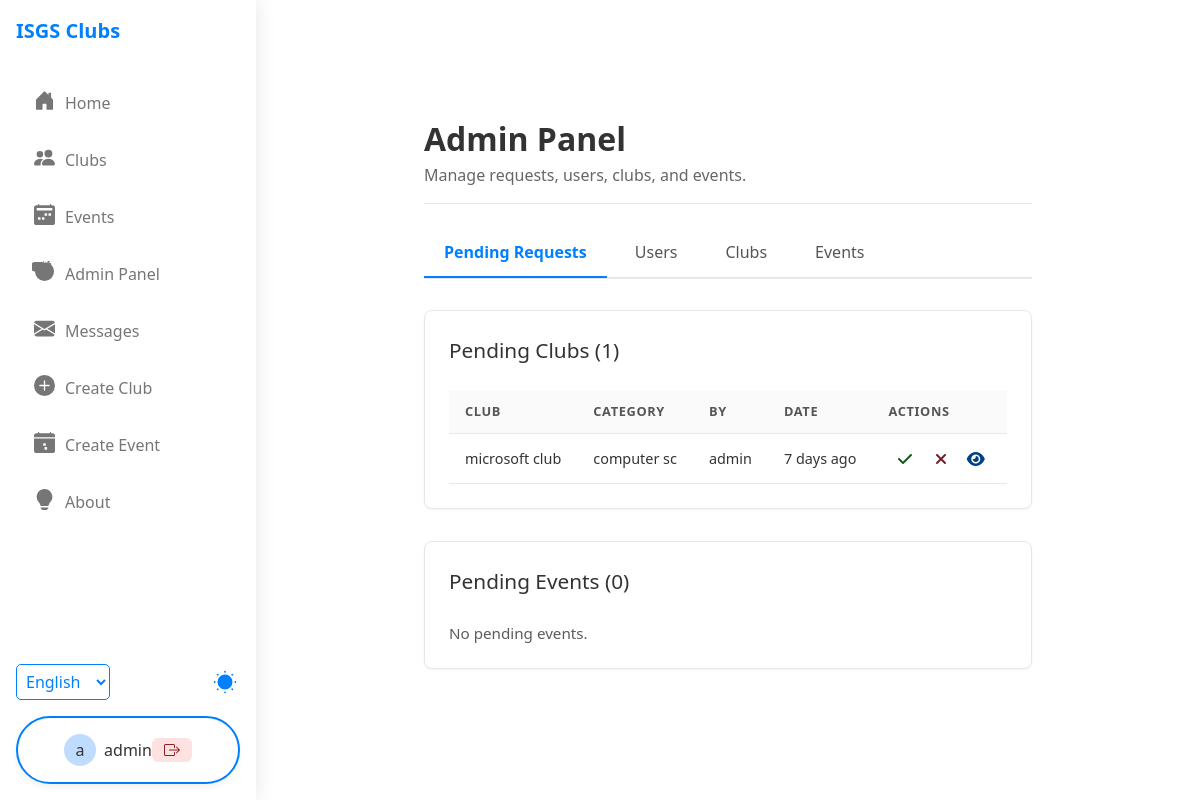
/admin.php (signed in), run on the app's committed database.
### tables this page shows
CREATE TABLE `clubs` (
  `id` int(11) NOT NULL,
  `name` varchar(100) NOT NULL,
  `description` text DEFAULT NULL,
  `category` varchar(50) NOT NULL,
  `meeting_schedule` varchar(100) DEFAULT NULL,
  `status` enum('pending','active','rejected') NOT NULL DEFAULT 'pending',
  `proposed_by_user_id` int(11) DEFAULT NULL COMMENT 'User ID who submitted the request',
  `created_at` timestamp NOT NULL DEFAULT current_timestamp()
);

CREATE TABLE `users` (
  `id` int(11) NOT NULL,
  `username` varchar(50) NOT NULL,
  `email` varchar(100) NOT NULL,
  `password` varchar(255) NOT NULL,
  `role` enum('student','club_leader','admin') NOT NULL DEFAULT 'student',
  `is_banned` tinyint(1) NOT NULL DEFAULT 0,
  `ban_reason` text DEFAULT NULL,
  `banned_until` datetime DEFAULT NULL COMMENT 'Null for permanent ban',
  `created_at` timestamp NOT NULL DEFAULT current_timestamp()
);

### admin.php (the view, shortened to what this page needs)
<?php
require_once 'config/database.php';
function format_time_ago($datetime, $full = false) { try { $now = new DateTime; $timestamp = strtotime($datetime); if ($timestamp === false) throw new Exception("Invalid datetime"); $ago = new DateTime('@'.$timestamp); $diff = $now->diff($ago); $string = ['y'=>'year','m'=>'month','d'=>'day','h'=>'hour','i'=>'minute','s'=>'second']; foreach ($string as $k=>&$v){if(property_exists($diff, $k)){if($diff->$k)$v=$diff->$k.' '.$v.($diff->$k>1?'s':'');else unset($string[$k]);}else unset($string[$k]);} if(!$full)$string=array_slice($string,0,1); return $string?implode(', ',$string).' ago':'just now'; } catch(Exception $e){ error_log("Time format err: ".$e->getMessage()); $ts=strtotime($datetime); return $ts?date('M j, Y g:i a',$ts):'Invalid date';} }
$pendingClubs = []; $pendingEvents = []; $allUsers = []; $allClubs = []; $allEvents = [];
try {
    $stmtPClubs = $pdo->prepare("SELECT c.*, u.username as proposer_username FROM clubs c LEFT JOIN users u ON c.proposed_by_user_id = u.id WHERE c.status = 'pending' ORDER BY c.created_at DESC"); $stmtPClubs->execute(); $pendingClubs = $stmtPClubs->fetchAll(PDO::FETCH_ASSOC);
    $stmtPEvents = $pdo->prepare("SELECT e.*, c.name as club_name, u.username as proposer_username FROM events e JOIN clubs c ON e.club_id = c.id LEFT JOIN users u ON e.created_by = u.id WHERE e.status = 'pending' ORDER BY e.created_at DESC"); $stmtPEvents->execute(); $pendingEvents = $stmtPEvents->fetchAll(PDO::FETCH_ASSOC);
} catch (Exception $e) { error_log("Admin Panel Data Fetch Error: ".$e->getMessage()); $pageError = "Could not load administrative data."; }
include_once 'header.php';
?>
<main class="main-content admin-panel-container">
    <div class="admin-content-wrapper">
        <div class="admin-header"><h1>Admin Panel</h1><p>Manage requests, users, clubs, and events.</p></div>
        <div class="admin-tabs-section">
             <nav class="admin-tabs" aria-label="Admin Sections">
                <button type="button" class="admin-tab-button active" data-tab-target="#admin-pending" role="tab">Pending Requests</button>
                <button type="button" class="admin-tab-button" data-tab-target="#admin-users" role="tab">Users</button>
                <button type="button" class="admin-tab-button" data-tab-target="#admin-clubs" role="tab">Clubs</button>
                <button type="button" class="admin-tab-button" data-tab-target="#admin-events" role="tab">Events</button>
            </nav>
            <div class="admin-tab-content">
                <div id="admin-pending" class="admin-tab-panel active" role="tabpanel">
                    <section class="admin-section card"><h2>Pending Clubs (<?php echo count($pendingClubs); ?>)</h2> <?php if(count($pendingClubs)>0): ?><div class="admin-table-wrapper"><table class="admin-table"><thead><tr><th>Club</th><th>Category</th><th>By</th><th>Date</th><th>Actions</th></tr></thead><tbody> <?php foreach($pendingClubs as $club): ?> <tr> <td data-label="Club"><?php echo htmlspecialchars($club['name']);?></td> <td data-label="Category"><?php echo htmlspecialchars($club['category']);?></td> <td data-label="By"><?php echo htmlspecialchars($club['proposer_username']??'N/A');?></td> <td data-label="Date"><?php echo format_time_ago($club['created_at']);?></td> <td class="actions"><form method="POST" action="admin.php" class="action-form" onsubmit="return confirm('Approve club?');"><input type="hidden" name="action" value="approve_club"><input type="hidden" name="target_id" value="<?php echo $club['id'];?>"><button type="submit" class="btn-action approve" title="Approve"><i class="fas fa-check"></i></button></form> <form method="POST" action="admin.php" class="action-form" onsubmit="return confirm('Reject club?');"><input type="hidden" name="action" value="reject_club"><input type="hidden" name="target_id" value="<?php echo $club['id'];?>"><button type="submit" class="btn-action reject" title="Reject"><i class="fas fa-times"></i></button></form> <a href="club-detail.php?id=<?php echo $club['id'];?>&preview=true" target="_blank" class="btn-action view" title="Preview"><i class="fas fa-eye"></i></a></td> </tr> <?php endforeach; ?> </tbody></table></div> <?php else: ?><p class="empty-list-message">No pending clubs.</p><?php endif; ?></section>
                    <section class="admin-section card"><h2>Pending Events (<?php echo count($pendingEvents); ?>)</h2> <?php if(count($pendingEvents)>0): ?><div class="admin-table-wrapper"><table class="admin-table"><thead><tr><th>Event</th><th>Club</th><th>Date</th><th>By</th><th>Actions</th></tr></thead><tbody> <?php foreach($pendingEvents as $event): ?> <tr> <td data-label="Event"><?php echo htmlspecialchars($event['name']);?></td> <td data-label="Club"><?php echo htmlspecialchars($event['club_name']);?></td> <td data-label="Date"><?php echo date('M j, Y @ g:i A',strtotime($event['event_date']));?></td> <td data-label="By"><?php echo htmlspecialchars($event['proposer_username']??'N/A');?></td> <td class="actions"><form method="POST" action="admin.php" class="action-form" onsubmit="return confirm('Approve event?');"><input type="hidden" name="action" value="approve_event"><input type="hidden" name="target_id" value="<?php echo $event['id'];?>"><button type="submit" class="btn-action approve" title="Approve"><i class="fas fa-check"></i></button></form> <form method="POST" action="admin.php" class="action-form" onsubmit="return confirm('Reject event?');"><input type="hidden" name="action" value="reject_event"><input type="hidden" name="target_id" value="<?php echo $event['id'];?>"><button type="submit" class="btn-action reject" title="Reject"><i class="fas fa-times"></i></button></form> <a href="event-detail.php?id=<?php echo $event['id'];?>&preview=true" target="_blank" class="btn-action view" title="Preview"><i class="fas fa-eye"></i></a></td> </tr> <?php endforeach; ?> </tbody></table></div> <?php else: ?><p class="empty-list-message">No pending events.</p><?php endif; ?></section>
                </div>
            </div>
        </div>
    </div>
</main>
</body>
</html>

### styles.css (style rules this page uses)
* { margin: 0; padding: 0; box-sizing: border-box; }
body { font-family: sans-serif; background-color: #f0f2f5; display: flex; justify-content: center; align-items: center; min-height: 100vh; color: #333; }

### styles2.css (style rules this page uses)
:root { --primary-color: hsl(210 100% 50%); --background-color: #ffffff; --text-color: #333333; --border-color: #e5e7eb; }
body { margin: 0; font-family: Arial, sans-serif; background-color: var(--background-color); color: var(--text-color); }
.main-content { margin-left: 256px; }
.card { background-color: var(--background-color); border: 1px solid var(--border-color); border-radius: 0.5rem; padding: 1.5rem; box-shadow: 0 4px 6px rgba(0, 0, 0, 0.05); transition: box-shadow 0.2s ease, transform 0.2s ease; }
.card p, .card-description { color: var(--text-color); opacity: 0.8; font-size: 0.95rem; line-height: 1.5; }
.card { background-color: var(--background-color); border: 1px solid var(--border-color); border-radius: 8px; box-shadow: 0 1px 3px rgba(0,0,0,0.05); }
.action-form { margin: 0; padding: 0; display: flex; flex-grow: 1; }

### admin.php (style rules this page uses)
.admin-panel-container .admin-content-wrapper { max-width: 1200px; margin: 1rem auto; padding: 0 1rem; }
.admin-header { margin-bottom: 1.5rem; padding-bottom: 1rem; border-bottom: 1px solid var(--border-color); }
.admin-header h1 { font-size: 2rem; font-weight: 600; }
.admin-header p { font-size: 1rem; color: #666; }
.admin-tabs-section { margin-bottom: 2rem; }
.admin-tabs { border-bottom: 2px solid var(--border-color); display: flex; gap: 0.5rem; margin-bottom: -1px; }
.admin-tab-button { padding: 0.75rem 1.25rem; border: none; border-bottom: 2px solid transparent; background: none; cursor: pointer; font-weight: 500; color: #555; transition: color 0.2s, border-color 0.2s; margin-bottom: -1px; }
.admin-tab-button.active { color: var(--primary-color); border-bottom-color: var(--primary-color); font-weight: 600; }
.admin-tab-content { padding-top: 2rem; }
.admin-tab-panel { display: none; animation: fadeIn 0.3s ease-in-out; }
.admin-tab-panel.active { display: block; }
.admin-section { margin-bottom: 2rem; }
.admin-section h2 { font-size: 1.3rem; margin-bottom: 1rem; padding-bottom: 0.5rem; }
.admin-table-wrapper { overflow-x: auto; }
.admin-table { width: 100%; border-collapse: collapse; font-size: 0.9rem; }
.admin-table th, .admin-table td { padding: 0.75rem 1rem; text-align: left; border-bottom: 1px solid var(--border-color); }
.admin-table th { font-weight: 600; background-color: rgba(0,0,0,0.02); text-transform: uppercase; font-size: 0.8rem; letter-spacing: 0.05em; color: #555; }
.admin-table td.actions { white-space: nowrap; text-align: right; }
.admin-table .action-form { display: inline-block; margin: 0 0.2rem; padding: 0; }
.btn-action { background: none; border: none; cursor: pointer; padding: 0.3rem 0.4rem; font-size: 1rem; line-height: 1; border-radius: 3px; transition: background-color 0.2s, color 0.2s; }
.btn-action.approve { color: #155724; }
.btn-action.reject, .btn-action.delete { color: #721c24; }
.btn-action.view, .btn-action.edit { color: #004085; }

### data on the page
clubs: name "microsoft club", category "computer sc", proposed_by_user.username "admin", created_at "7 days ago"

### other printed values
substr($_SESSION['user']['username'], 0, 1) "a"
$_SESSION['user']['username'] "admin"
count($pendingClubs) "1"
count($pendingEvents) "0"
